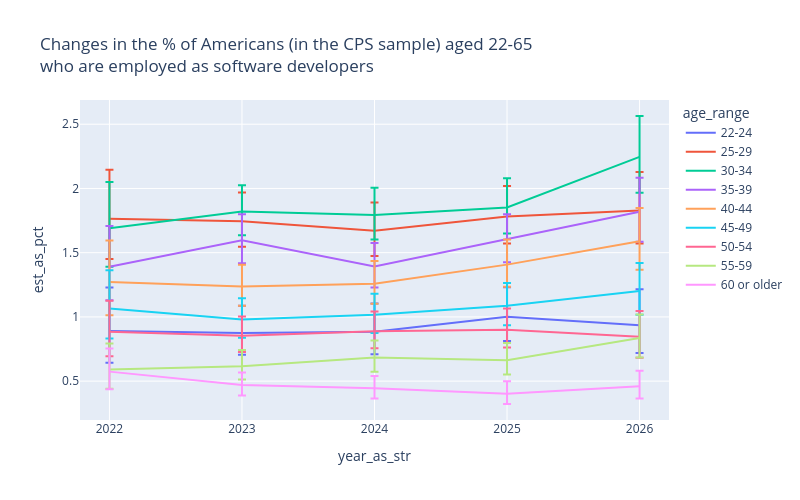

Here is the notebook cell this chart was saved with:
### Code cell
chart_height = 500
chart_width = 800
fig = px.line(swe_employment_year_props_by_age_range.query(
"employed_as_software_developer == '1'"), x = reference_period,
y = 'est_as_pct', color = 'age_range', error_y = 'error_upper_as_pct', 
error_y_minus = 'error_lower_as_pct',
title = 'Changes in the % of Americans (in the CPS sample) aged 22-65<br>\
who are employed as software developers', height = chart_height, width = chart_width)
fig

### Figure 1 — Plotly figure (JSON) as saved in the notebook; plotly's stock layout.template omitted (floating-point values rounded to 4 significant figures)
{"data": [{"error_y": {"array": [0.3398, 0.2117, 0.2185, 0.2308, 0.2801], "arrayminus": [0.2465, 0.1708, 0.1756, 0.1879, 0.2161]}, "hovertemplate": "age_range=22-24<br>year_as_str=%{x}<br>est_as_pct=%{y}<extra></extra>", "legendgroup": "22-24", "line": {"color": "#636efa", "dash": "solid"}, "marker": {"symbol": "circle"}, "mode": "lines", "name": "22-24", "orientation": "v", "showlegend": true, "type": "scatter", "x": ["2022", "2023", "2024", "2025", "2026"], "xaxis": "x", "y": [0.8899, 0.8757, 0.8854, 1.001, 0.9358], "yaxis": "y"}, {"error_y": {"array": [0.3806, 0.2243, 0.2205, 0.2378, 0.2995], "arrayminus": [0.314, 0.1991, 0.1952, 0.2103, 0.258]}, "hovertemplate": "age_range=25-29<br>year_as_str=%{x}<br>est_as_pct=%{y}<extra></extra>", "legendgroup": "25-29", "line": {"color": "#EF553B", "dash": "solid"}, "marker": {"symbol": "circle"}, "mode": "lines", "name": "25-29", "orientation": "v", "showlegend": true, "type": "scatter", "x": ["2022", "2023", "2024", "2025", "2026"], "xaxis": "x", "y": [1.765, 1.745, 1.67, 1.782, 1.829], "yaxis": "y"}, {"error_y": {"array": [0.3615, 0.2049, 0.2117, 0.2274, 0.3181], "arrayminus": [0.2987, 0.1845, 0.1897, 0.203, 0.2795]}, "hovertemplate": "age_range=30-34<br>year_as_str=%{x}<br>est_as_pct=%{y}<extra></extra>", "legendgroup": "30-34", "line": {"color": "#00cc96", "dash": "solid"}, "marker": {"symbol": "circle"}, "mode": "lines", "name": "30-34", "orientation": "v", "showlegend": true, "type": "scatter", "x": ["2022", "2023", "2024", "2025", "2026"], "xaxis": "x", "y": [1.69, 1.82, 1.793, 1.852, 2.246], "yaxis": "y"}, {"error_y": {"array": [0.3185, 0.2018, 0.184, 0.1974, 0.2651], "arrayminus": [0.2598, 0.1795, 0.1628, 0.176, 0.2319]}, "hovertemplate": "age_range=35-39<br>year_as_str=%{x}<br>est_as_pct=%{y}<extra></extra>", "legendgroup": "35-39", "line": {"color": "#ab63fa", "dash": "solid"}, "marker": {"symbol": "circle"}, "mode": "lines", "name": "35-39", "orientation": "v", "showlegend": true, "type": "scatter", "x": ["2022", "2023", "2024", "2025", "2026"], "xaxis": "x", "y": [1.39, 1.597, 1.392, 1.602, 1.818], "yaxis": "y"}, {"error_y": {"array": [0.3226, 0.1703, 0.1775, 0.1962, 0.259], "arrayminus": [0.258, 0.1499, 0.1558, 0.1725, 0.2232]}, "hovertemplate": "age_range=40-44<br>year_as_str=%{x}<br>est_as_pct=%{y}<extra></extra>", "legendgroup": "40-44", "line": {"color": "#FFA15A", "dash": "solid"}, "marker": {"symbol": "circle"}, "mode": "lines", "name": "40-44", "orientation": "v", "showlegend": true, "type": "scatter", "x": ["2022", "2023", "2024", "2025", "2026"], "xaxis": "x", "y": [1.272, 1.236, 1.258, 1.407, 1.59], "yaxis": "y"}, {"error_y": {"array": [0.2977, 0.1652, 0.1633, 0.1773, 0.2186], "arrayminus": [0.2332, 0.1415, 0.1409, 0.1527, 0.1853]}, "hovertemplate": "age_range=45-49<br>year_as_str=%{x}<br>est_as_pct=%{y}<extra></extra>", "legendgroup": "45-49", "line": {"color": "#19d3f3", "dash": "solid"}, "marker": {"symbol": "circle"}, "mode": "lines", "name": "45-49", "orientation": "v", "showlegend": true, "type": "scatter", "x": ["2022", "2023", "2024", "2025", "2026"], "xaxis": "x", "y": [1.065, 0.9791, 1.016, 1.088, 1.202], "yaxis": "y"}, {"error_y": {"array": [0.2417, 0.1491, 0.1536, 0.1644, 0.2004], "arrayminus": [0.1902, 0.1271, 0.1311, 0.1392, 0.1622]}, "hovertemplate": "age_range=50-54<br>year_as_str=%{x}<br>est_as_pct=%{y}<extra></extra>", "legendgroup": "50-54", "line": {"color": "#FF6692", "dash": "solid"}, "marker": {"symbol": "circle"}, "mode": "lines", "name": "50-54", "orientation": "v", "showlegend": true, "type": "scatter", "x": ["2022", "2023", "2024", "2025", "2026"], "xaxis": "x", "y": [0.8848, 0.8532, 0.8877, 0.9004, 0.845], "yaxis": "y"}, {"error_y": {"array": [0.2018, 0.1254, 0.1328, 0.1338, 0.1838], "arrayminus": [0.1507, 0.1043, 0.1114, 0.1114, 0.1509]}, "hovertemplate": "age_range=55-59<br>year_as_str=%{x}<br>est_as_pct=%{y}<extra></extra>", "legendgroup": "55-59", "line": {"color": "#B6E880", "dash": "solid"}, "marker": {"symbol": "circle"}, "mode": "lines", "name": "55-59", "orientation": "v", "showlegend": true, "type": "scatter", "x": ["2022", "2023", "2024", "2025", "2026"], "xaxis": "x", "y": [0.5909, 0.6164, 0.684, 0.6632, 0.8357], "yaxis": "y"}, {"error_y": {"array": [0.1798, 0.09845, 0.09554, 0.09826, 0.1205], "arrayminus": [0.1371, 0.08144, 0.07868, 0.07898, 0.09562]}, "hovertemplate": "age_range=60 or older<br>year_as_str=%{x}<br>est_as_pct=%{y}<extra></extra>", "legendgroup": "60 or older", "line": {"color": "#FF97FF", "dash": "solid"}, "marker": {"symbol": "circle"}, "mode": "lines", "name": "60 or older", "orientation": "v", "showlegend": true, "type": "scatter", "x": ["2022", "2023", "2024", "2025", "2026"], "xaxis": "x", "y": [0.574, 0.4692, 0.4439, 0.401, 0.4607], "yaxis": "y"}], "layout": {"height": 500, "legend": {"title": {"text": "age_range"}, "tracegroupgap": 0}, "title": {"text": "Changes in the % of Americans (in the CPS sample) aged 22-65<br>who are employed as software developers"}, "width": 800, "xaxis": {"anchor": "y", "domain": [0, 1], "title": {"text": "year_as_str"}}, "yaxis": {"anchor": "x", "domain": [0, 1], "title": {"text": "est_as_pct"}}}}
